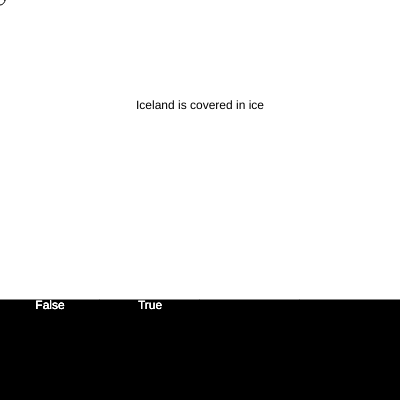
Frame 1 (no input)
Frame 60 (no input): identical to frame 1, image omitted
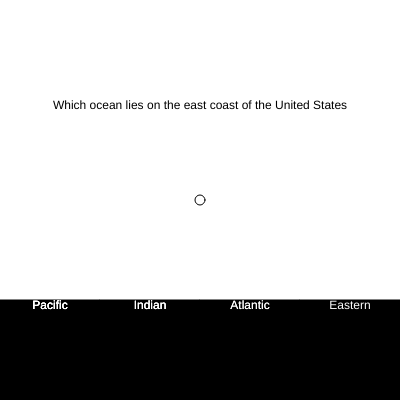
Frame 120 (the mouse pressed at the canvas centre since frame 60)

The p5.js sketch that drew these frames (run headless with seeded random() and noise() and a simulated clock; from frame 60 on, the mouse is pressed at the canvas centre):

// p5.js sketch
// ── sketch.js
var questions = ["Iceland is covered in ice",
  "Which ocean lies on the east coast of the United States",
  "Which is the world's highest mountain?",
  "How many great lakes are there?",
  "Which is the longest river in the U.S.?"
];

var choices = [
  ["False", "True"],
  ["Pacific", "Indian", "Atlantic", "Eastern"],
  ["Mount Everest", "Killimanjaro", "Makalu", "K2"],
  ["6", "3", "5"],
  ["Missouri", "Yukon", "Colorado"]
];

var answers = ["False", "Atlantic", "Mount Everest", "5", "Missouri"];

var vBoundary = [];
var hBoundary = [];
var bInterfaceColor = ["cyan", "purple", "yellow", "Black"];

var qCounter = 0;

var buttonSize = 100;

var currentArea = "";

function setup() {
  createCanvas(400, 400);


  hBoundary = [0, 100, 200, 300, width];
  vBoundary = [300, height];

}

function draw() {
  background(255);

  ellipse(mouseX, mouseY, 10, 10);
  
  fill("black");
  textAlign(CENTER);
  text(questions[qCounter], 0, 100, width, 100);

  for (var boundary = 0; boundary < hBoundary.length - 1; boundary++) {
    fill("black");
    rect(hBoundary[boundary], vBoundary[0], buttonSize, buttonSize);

    for (var choice = 0; choice < choices[qCounter].length; choice++) {
      //console.log(choices[0][choice]);
      fill("white");
      textAlign(CENTER);
      text(choices[qCounter][choice], choice * 100, vBoundary[0], buttonSize, buttonSize);
    }
  }


  for (var boundary = 0; boundary < hBoundary.length - 1; boundary++) {
    if (mouseY >= vBoundary[0] && mouseY < vBoundary[1]) {
      //console.log("Inside User Interface Area");
      if (mouseX > hBoundary[boundary] && mouseX < hBoundary[boundary + 1]) {
        currentArea = boundary;
        //console.log(currentArea);
      }
    }
  }



}

function mousePressed() {
  console.log(choices[qCounter][currentArea]);
  
  if(answers[qCounter] == choices[qCounter][currentArea]){
    console.log("Correct Answer");
  }else{
    console.log("Wrong answer");
  }

  qCounter++
  if (qCounter >= questions.length) {
    qCounter = 0;
  }
  

}
